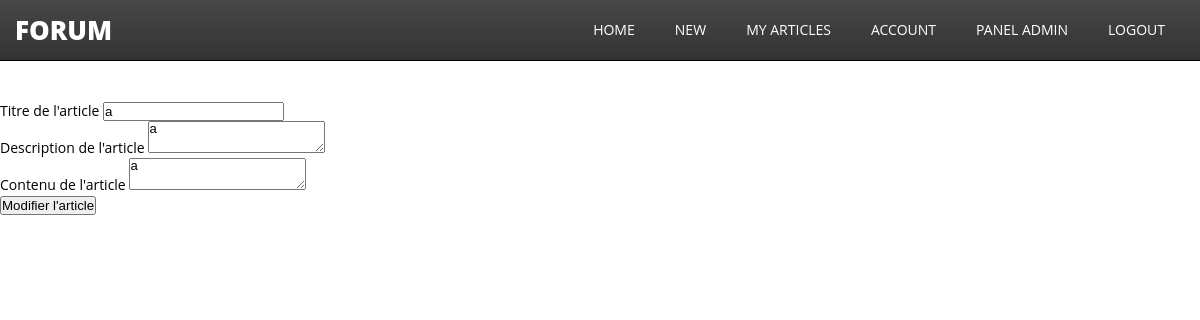
The app's page /editposts.php?id=3 (signed in), older data.
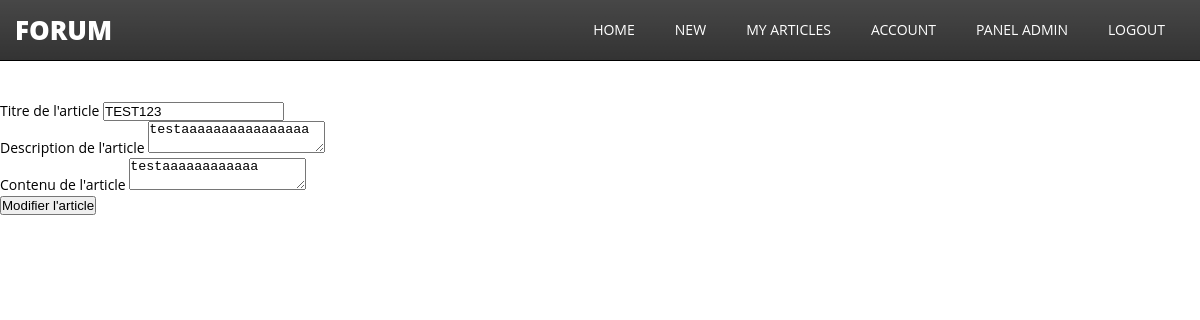
The same page, newer data.
### tables this page shows
CREATE TABLE `articles` (
  `id` int(11) NOT NULL,
  `title` text NOT NULL,
  `description` text NOT NULL,
  `content` text NOT NULL,
  `date` text NOT NULL,
  `author_id` int(11) NOT NULL,
  `author_username` varchar(255) NOT NULL
);

### editposts.php (the view, shortened to what this page needs)
<?php
require 'actions/articles/getInfosOfPostAction.php';
?>
<!DOCTYPE html>
<html lang="en">
<?php include 'includes/head.php'; ?>
<body>
<?php include 'includes/navbar.php'; ?>
<div>
<br><br>
<?php
    if(isset($Post_content)){
        ?>
        <form action="#" method="POST">
<div>
            <label for="exampleInputEmail1" class="form-label">Titre de l'article</label>
            <input type="text" class="form-control" name="title" value = "<?= $Post_title?>">
        </div>
        <div>
            <label for="exampleInputEmail1" class="form-label">Description de l'article</label>
            <textarea class="form-control" name="description"><?= $Post_description?></textarea>
        </div>
        <div>
            <label for="exampleInputEmail1" class="form-label">Contenu de l'article</label>
            <textarea type="text" class="form-control" name="content"><?= $Post_content?></textarea>
        </div>
 <button type="submit" class="btn btn-primary" name="validate">Modifier l'article</button>
		</form>
        <?php
    }
    ?>
    </div>
</body>
</html>

Row changes from the older to the newer data that the page shows:
changed articles: title "a" → "TEST123"; description "a" → "testaaaaaaaaaaaaaaaa"; content "a" → "testaaaaaaaaaaaa"
